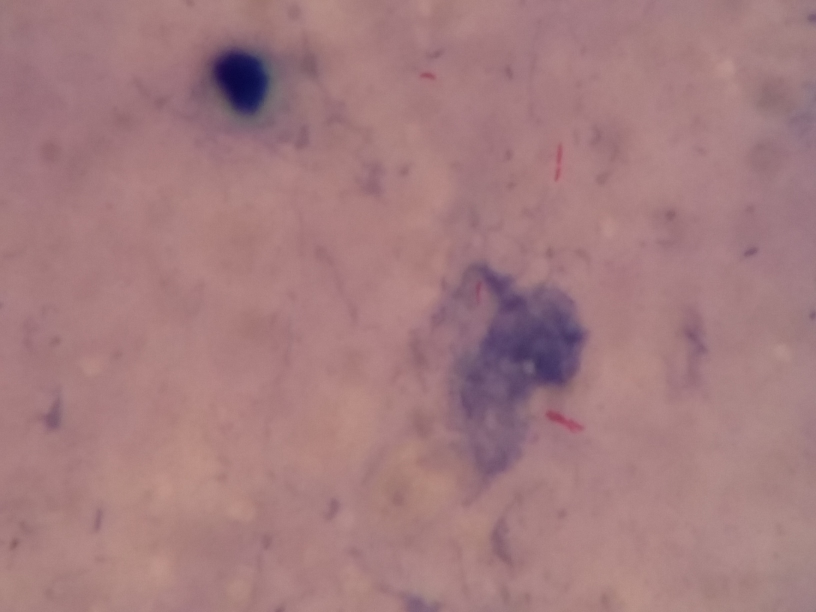
#> input picture anexos/img.jpg, 1632 x 1224 px, given in place of None, which was not available (shown at 1/2 size)
$ python -i GraficPlot.py   (imports and definitions only)
#> lines starting #> are read from the running program, lines starting #| are printed output that depends on the picture; pictures that were not available may be replaced by others from this repository, and a replacement may not be noted
import matplotlib.pyplot as plt
from skimage.io import imshow, imread,imread_collection
from skimage import color,exposure
from glob import glob
import numpy as np
import argparse
import pandas as pd


# [174 lines left out: functions MultiPlot, MultiHistPlot, LearnPlot, not called in this run]


def MultiImage(imagem=None, width=20, height=10, norm=True,gray=True,equa=True,equaGray=True,adap=True,adapGray=True):


    '''
    This function will apply different filters over
    an image and plot each one of them

    PARAMETERS
    ==========
    imagem:str
        path to image

    norm: bool
        normal image plot

    gay: bool
        gray image plot

    equa:bool
        image plot with histogram equalization

    equaGray:bool
        image plot with histogram and gray equalization

    adap:bool
        image plot with adapthist equalization

    adapGray:bool
        image plot with adapthist and gray equalization

    width:int
        specifies the width of the images

    heigth: int
        specifies the height of the images
    '''
#> called with width = 20, height = 10, norm = True, gray = True, equa = True, equaGray = True, adap = True, adapGray = True


    args = argparse.ArgumentParser(description='multiple-image histogram plot')
    args.add_argument('--imagem', help='dataset para plot', type=str, default=None)
    args.add_argument('--norm', help='linhas do grafico', type=bool, default=False)
    args.add_argument('--gray', help='colunas do grafico', type=bool, default=False)
    args.add_argument('--equa', help='colunas do grafico', type=bool, default=False)
    args.add_argument('--equaGray', help='colunas do grafico', type=bool, default=False)
    args.add_argument('--adap', help='colunas do grafico', type=bool, default=False)
    args.add_argument('--adapGray', help='colunas do grafico', type=bool, default=False)
    args.add_argument('--height', help='altura da imagem', type=int, default=10)
    args.add_argument('--width', help='largura imagem', type=int, default=30)

    args = args.parse_args(["--norm",str( norm),
                           '--gray',str(gray),
                           "--equa", str(equa),
                           "--equaGray", str(equaGray),
                            "--adap", str(adap),
                           "--adapGray", str(adapGray),
                           "--height", str(height),
                           "--width", str(width),
                            "--imagem", imagem,])


    args.imagem = imread(args.imagem)
#> args.imagem is the input picture: shape (1224, 1632, 3); mean R, G, B 163.5, 123.7, 126.9
    plt.figure(figsize=(args.width,args.height))

    if args.norm:
        plt.subplot(421), plt.imshow(args.imagem)
        weights = np.ones(args.imagem.ravel().shape) / float(args.imagem.size)
        plt.subplot(422),  plt.hist(args.imagem.flatten(), bins=256,weights=weights)
    if args.gray:
        img_gray = color.rgb2gray(args.imagem)
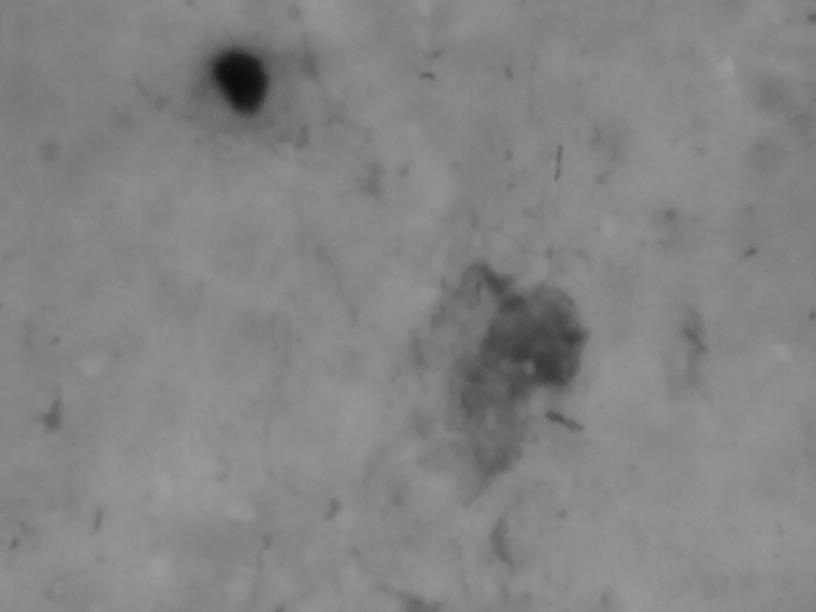
#> img_gray: shape (1224, 1632) float64 (shown at 1/2 size); min 0.0351, max 0.627, mean 0.519
        plt.subplot(423), plt.imshow(img_gray,plt.cm.gray)
        weights = np.ones(img_gray.ravel().shape) / float(img_gray.size)
        plt.subplot(424),  plt.hist(img_gray.flatten(), bins=256,weights=weights)

    if args.equa:
        img_gray = exposure.equalize_hist(args.imagem)
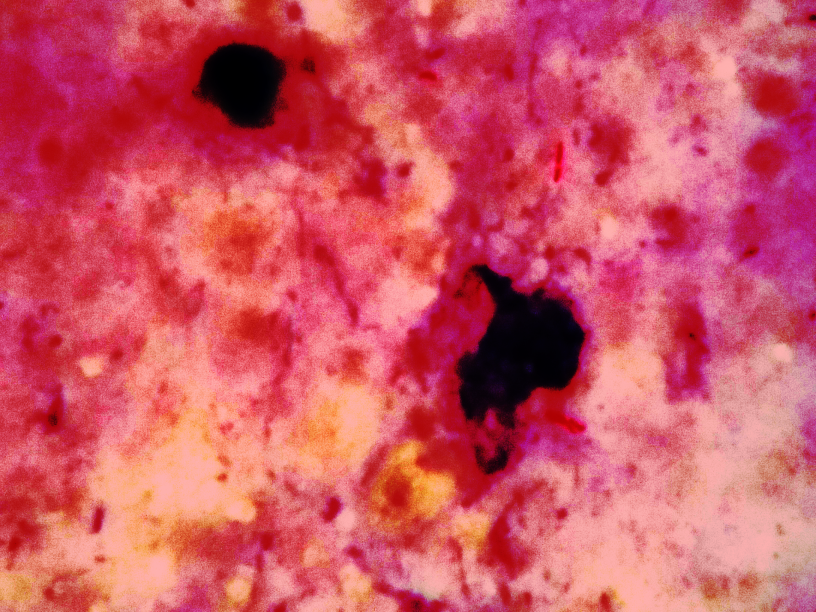
#> img_gray: shape (1224, 1632, 3) float64 (shown at 1/2 size); mean R, G, B 0.816, 0.332, 0.391
        plt.subplot(425), plt.imshow(img_gray,plt.cm.gray)
        weights = np.ones(img_gray.ravel().shape) / float(img_gray.size)
        plt.subplot(426),  plt.hist(img_gray.flatten(), bins=256,weights=weights)

    if args.equaGray:
        img_gray = exposure.equalize_hist(color.rgb2gray(args.imagem))
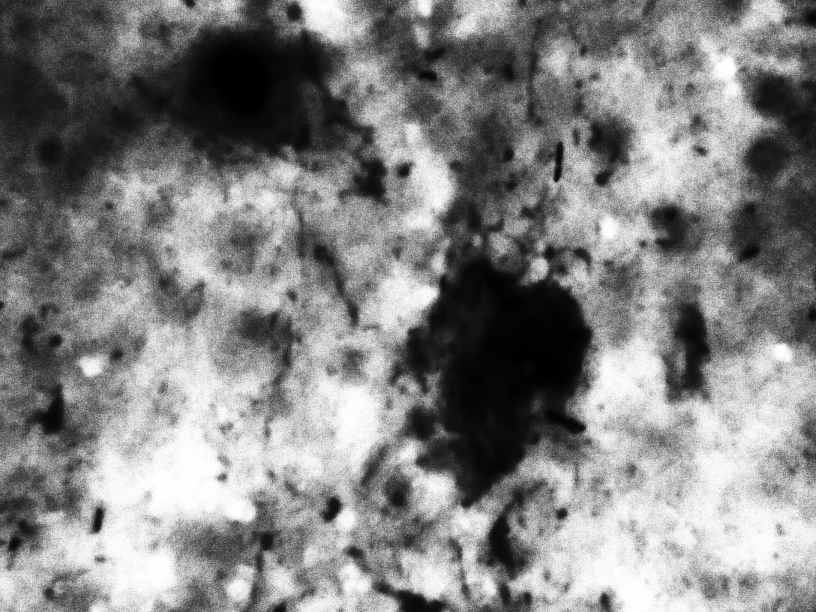
#> img_gray: shape (1224, 1632) float64 (shown at 1/2 size); min 5.01e-07, max 1, mean 0.512
        plt.subplot(427), plt.imshow(img_gray,plt.cm.gray)
        weights = np.ones(img_gray.ravel().shape) / float(img_gray.size)
        plt.subplot(428),  plt.hist(img_gray.flatten(), bins=256,weights=weights)

    '''
    if args.adap:
        print("entrou")
        img_gray = exposure.equalize_adapthist((args.imagem))
        #plt.subplot(620), plt.imshow(img_gray,plt.cm.gray)
        weights = np.ones(img_gray.ravel().shape) / float(img_gray.size)
        #plt.subplot(629),  plt.hist(img_gray.flatten(), bins=256,weights=weights)


    if args.adapGray:
        img_gray = exposure.equalize_adapthist(color.rgb2gray(args.imagem))
        plt.subplot(831), plt.imshow(img_gray,plt.cm.gray)
        weights = np.ones(img_gray.ravel().shape) / float(img_gray.size)

        plt.subplot(832),  plt.hist(img_gray.flatten(), bins=256,weights=weights)

    '''

>>> result = MultiImage()
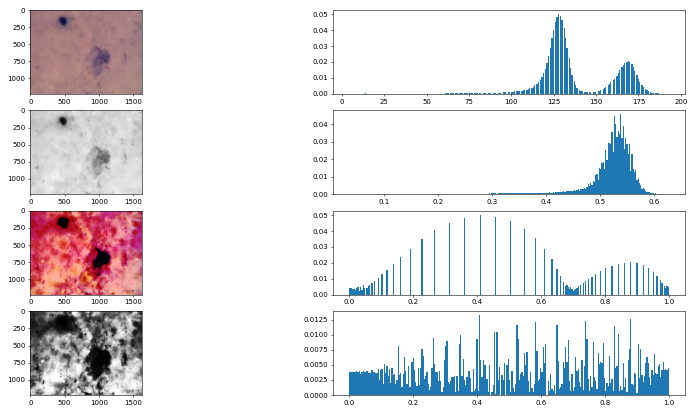
#> figure drawn by matplotlib, 8 panels; panel 2: tallest bar 0.0502 high, from x = 127.3 to 128; panel 4: tallest bar 0.0456 high, from x = 0.537 to 0.539; panel 6: tallest bar 0.0502 high, from x = 0.41 to 0.414; panel 8: tallest bar 0.0133 high, from x = 0.406 to 0.41
